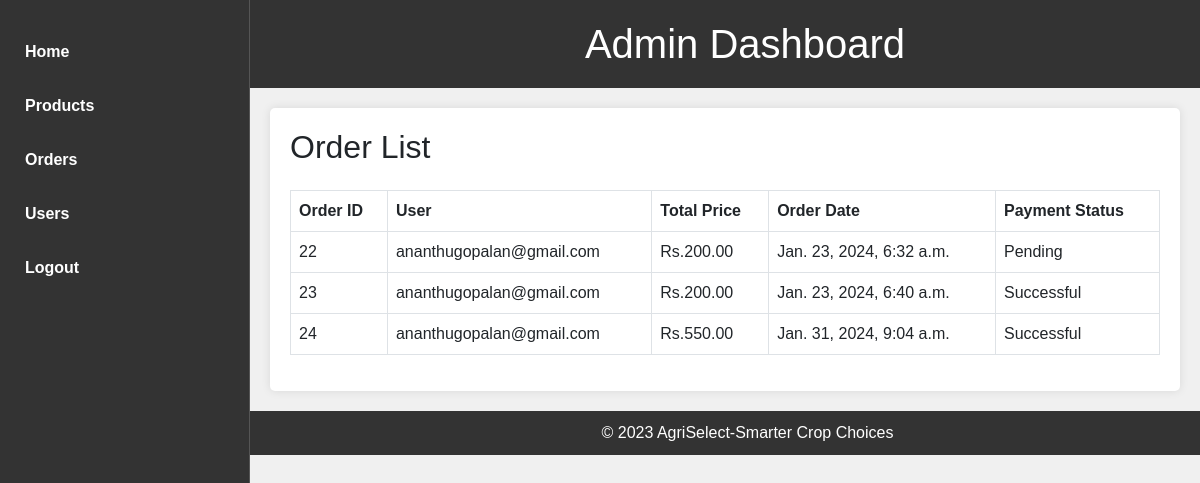
The page /admin_orders/ (signed in) on the database as committed earlier.
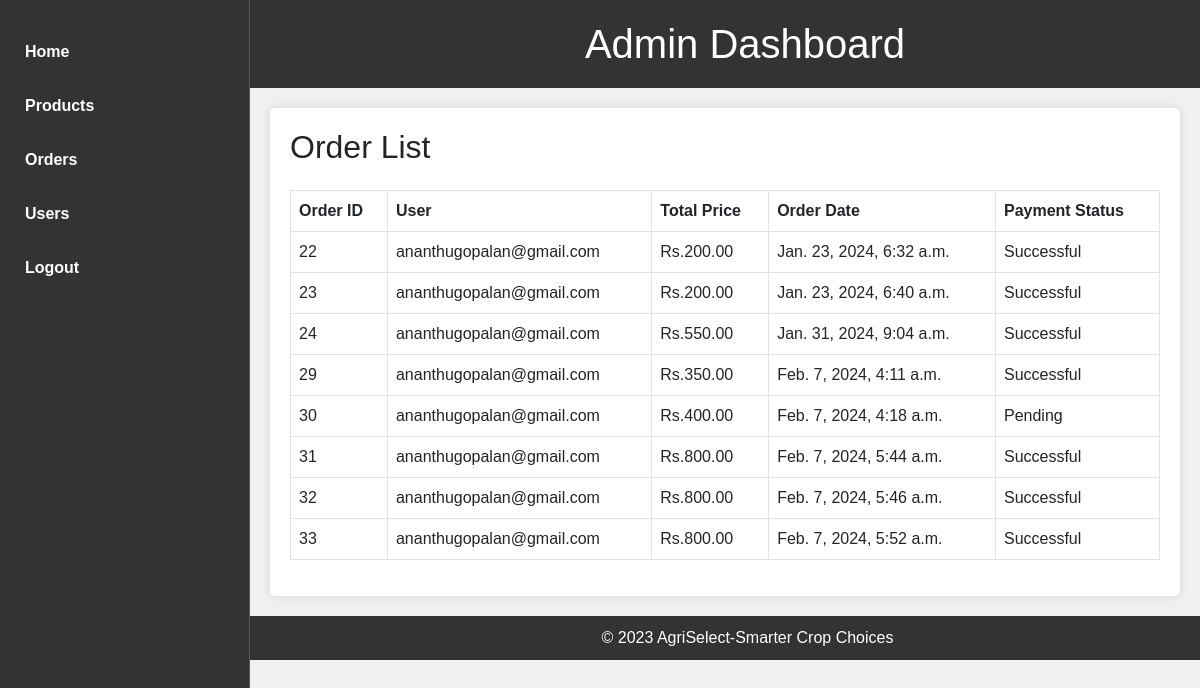
The same page on the database as committed later.
### agriselect/models.py (models this page shows, shortened)
class Order(models.Model):
    class PaymentStatusChoices(models.TextChoices):
        PENDING = 'pending', 'Pending'
        SUCCESSFUL = 'successful', 'Successful'
        FAILED = 'failed', 'Failed'
    user = models.ForeignKey(CustomUser, on_delete=models.CASCADE)
    cart_items = models.ManyToManyField('CartItem')  # Assuming the CartItem model has a reference to Product
    total_price = models.DecimalField(max_digits=10, decimal_places=2)
    order_date = models.DateTimeField(auto_now_add=True)
    razorpay_order_id = models.CharField(max_length=255, default=None)
    payment_status = models.CharField(
        max_length=20, choices=PaymentStatusChoices.choices, default=PaymentStatusChoices.PENDING)

### userapp/models.py (models this page shows, shortened)
class CustomUser(AbstractUser):
    username = None
    USERNAME_FIELD  = 'email'
    first_name = models.CharField(max_length=100, default='')
    last_name   = models.CharField(max_length=100, default='')
    email = models.EmailField(unique=True)
    password = models.CharField(max_length=128,null=True)
    is_customer = models.BooleanField(default=False)
    is_seller = models.BooleanField(default=False)
    pan_number = models.CharField(max_length=25, null=True)
    REQUIRED_FIELDS = []

### agriselect/views.py (the view)
# urls.py: path('admin_orders/', views.admin_orders, name='admin_orders'),
@login_required(login_url='user_login')
def admin_orders(request):
    orders = Order.objects.all()
    context = {'orders': orders}
    return render(request, 'admin_orders.html', context)

### template/admin_orders.html (shortened to what this page needs)
{% load static %}
<!DOCTYPE html>
<html lang="en">
<head>
    <link rel="stylesheet" href="https://cdnjs.cloudflare.com/ajax/libs/font-awesome/6.3.0/css/all.min.css">
    <link rel="stylesheet" href="https://cdn.jsdelivr.net/npm/bootstrap@5.3.0/dist/css/bootstrap.min.css">
</head>
<body>
    <header>
        <h1  style="margin-left: 25%;">Admin Dashboard</h1>
    </header>
    <div class="sidenav">
        <ul>
            <li><a href="{% url 'admin_dashboard' %}">Home</a></li>
            <li><a href="{% url 'admin_products' %}">Products</a></li>
            <li><a href="{% url 'admin_orders' %}">Orders</a></li>
            <li><a href="{% url 'admin_users' %}">Users</a></li>
            <li><a href="{% url 'user_logout' %}">Logout</a></li>
        </ul>
    </div>
    <main>
        <section class="content">
            <h2>Order List</h2><br>
            <table class="table table-bordered">
                <thead>
                    <tr>
                        <th>Order ID</th>
                        <th>User</th>
                        <th>Total Price</th>
                        <th>Order Date</th>
                        <th>Payment Status</th>
                    </tr>
                </thead>
                <tbody>
                    {% for order in orders %}
                        <tr>
                            <td>{{ order.id }}</td>
                            <td>{{ order.user.email }}</td>
                            <td>Rs.{{ order.total_price }}</td>
                            <td>{{ order.order_date }}</td>
                            <td>{{ order.get_payment_status_display }}</td>
                        </tr>
                    {% endfor %}
                </tbody>
            </table>
        </section>
    </main>
    <footer>
        <p style="margin-left: 25%;">&copy; 2023 AgriSelect-Smarter Crop Choices</p>
    </footer>
</body>
</html>

### template/admin_orders.html (style rules this page uses)
body, h1, h2, h3, p, ul, li { margin: 0; padding: 0; }
body { font-family: Arial, sans-serif; background-color: #f0f0f0; }
header { background-color: #333; color: #fff; text-align: center; padding: 20px; }
header h1 { margin: 0; }
.sidenav { width: 250px; background-color: #333; color: #fff; height: 100%; position: fixed; top: 0; left: 0; padding: 20px 0; }
.sidenav ul { list-style: none; padding: 0; }
.sidenav li { margin: 10px 0 0 15px; }
.sidenav a { display: block; text-decoration: none; color: #fff; font-weight: bold; padding: 10px; }
.sidenav { border-right: 1px solid #555; }
main { margin-left: 250px; padding: 20px; }
.content { background-color: #fff; padding: 20px; border-radius: 5px; box-shadow: 0 0 10px rgba(0, 0, 0, 0.1); }
footer { background-color: #333; color: #fff; text-align: center; padding: 10px; }

Rows that differ between the two databases and show on the page:
changed Order "Jan. 23, 2024, 6:32 a.m.": payment_status "Pending" → "Successful"
added Order: id "29", user.email "ananthugopalan@gmail.com", total_price "350.00", order_date "Feb. 7, 2024, 4:11 a.m.", payment_status "Successful"
added Order: id "30", user.email "ananthugopalan@gmail.com", total_price "400.00", order_date "Feb. 7, 2024, 4:18 a.m.", payment_status "Pending"
added Order: id "31", user.email "ananthugopalan@gmail.com", total_price "800.00", order_date "Feb. 7, 2024, 5:44 a.m.", payment_status "Successful"
added Order: id "32", user.email "ananthugopalan@gmail.com", total_price "800.00", order_date "Feb. 7, 2024, 5:46 a.m.", payment_status "Successful"
added Order: id "33", user.email "ananthugopalan@gmail.com", total_price "800.00", order_date "Feb. 7, 2024, 5:52 a.m.", payment_status "Successful"
